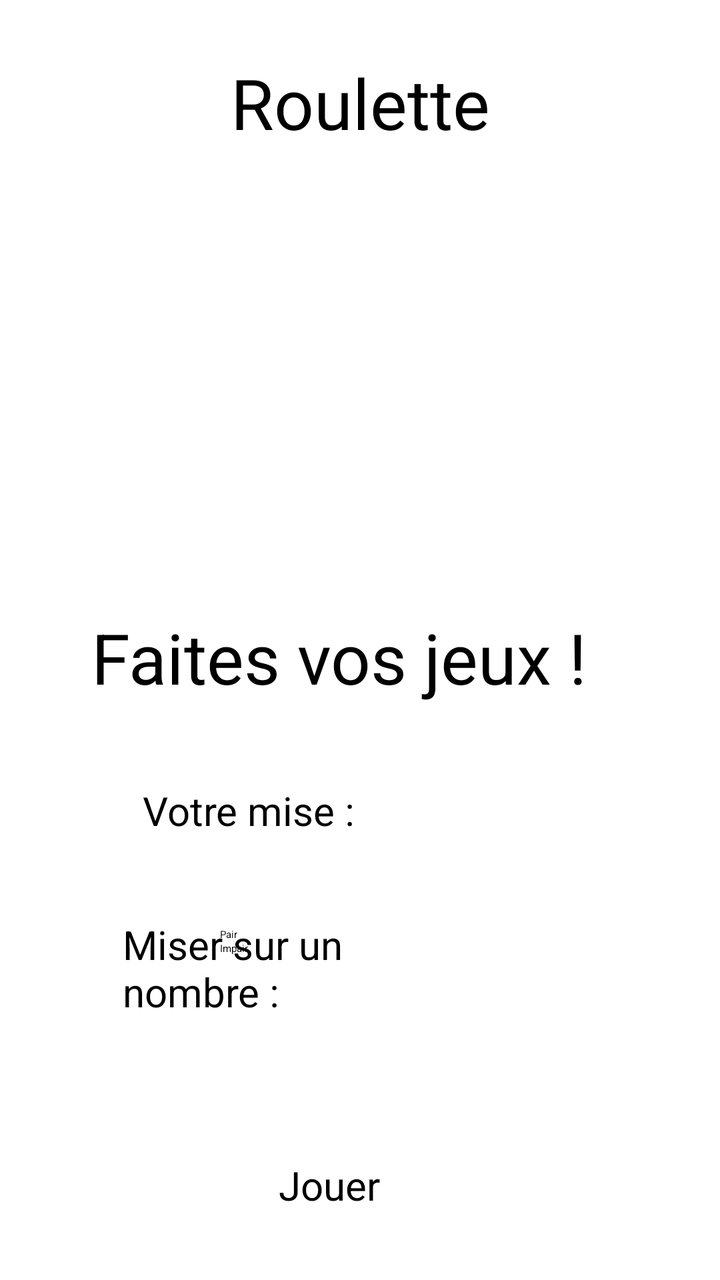
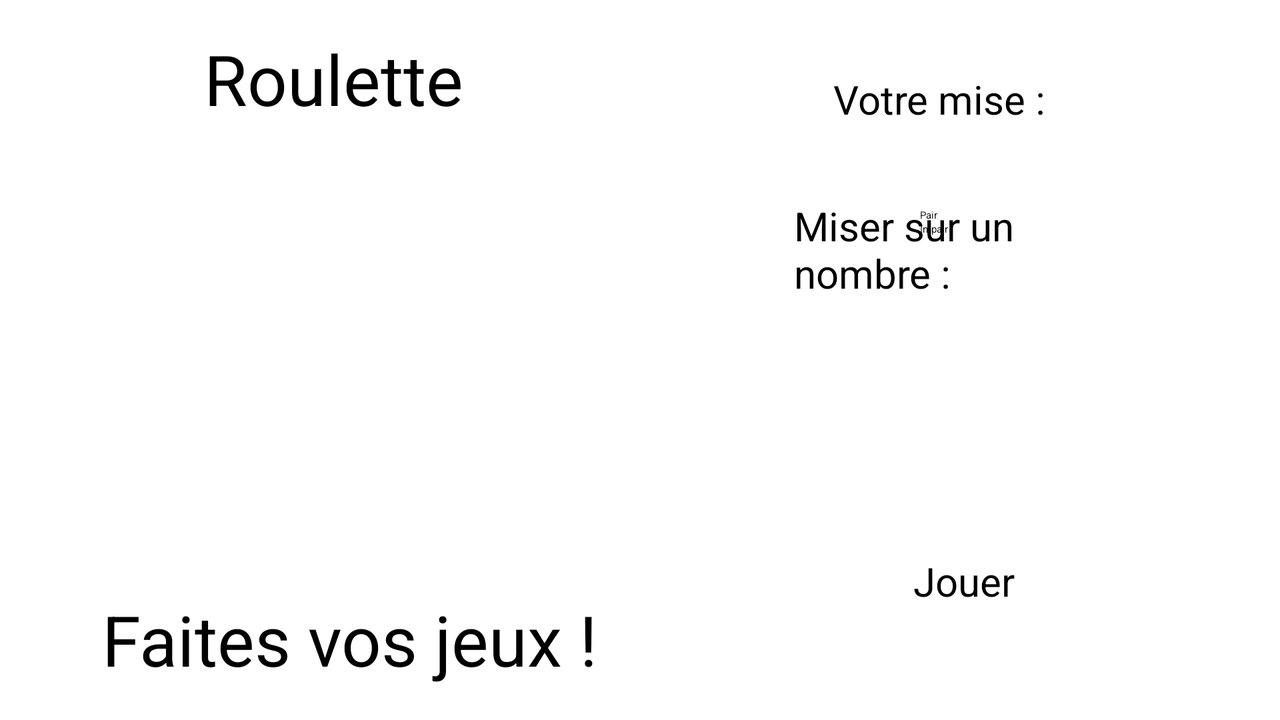

The same Android screen from two of the app's own layout files: first res/layout/ as a phone draws it, then the repository's variant for another configuration, drawn on a device whose configuration selects that folder. Both files follow.
<!-- AndroidManifest.xml: application theme Theme.Casino -->
<!-- res/layout/activity_roulette.xml -->
<?xml version="1.0" encoding="utf-8"?>
<androidx.constraintlayout.widget.ConstraintLayout xmlns:android="http://schemas.android.com/apk/res/android"
    xmlns:app="http://schemas.android.com/apk/res-auto"
    xmlns:tools="http://schemas.android.com/tools"
    android:layout_width="match_parent"
    android:layout_height="match_parent"
    tools:context=".RouletteActivity">

    <ImageView
        android:id="@+id/imageView2"
        android:layout_width="412dp"
        android:layout_height="297dp"
        app:layout_constraintBottom_toBottomOf="parent"
        app:layout_constraintEnd_toEndOf="parent"
        app:layout_constraintHorizontal_bias="0.526"
        app:layout_constraintStart_toStartOf="parent"
        app:layout_constraintTop_toBottomOf="@+id/textView9"
        app:layout_constraintVertical_bias="0.015"
        app:srcCompat="@drawable/roulette" />

    <TextView
        android:id="@+id/textView6"
        android:layout_width="wrap_content"
        android:layout_height="wrap_content"
        android:layout_marginTop="16dp"
        android:text="@string/nbr_mise"
        android:textSize="20sp"
        app:layout_constraintEnd_toStartOf="@+id/editTextNumberMise"
        app:layout_constraintHorizontal_bias="0.441"
        app:layout_constraintStart_toStartOf="parent"
        app:layout_constraintTop_toBottomOf="@+id/imageView2" />

    <EditText
        android:id="@+id/editTextNumberMise"
        android:layout_width="wrap_content"
        android:layout_height="wrap_content"
        android:layout_marginTop="8dp"
        android:layout_marginEnd="32dp"
        android:ems="10"
        android:inputType="number"
        app:layout_constraintEnd_toEndOf="parent"
        app:layout_constraintTop_toBottomOf="@+id/imageView2" />

    <TextView
        android:id="@+id/textView7"
        android:layout_width="127dp"
        android:layout_height="51dp"
        android:layout_marginStart="16dp"
        android:layout_marginTop="40dp"
        android:text="@string/nbr_miser"
        android:textSize="20sp"
        app:layout_constraintBottom_toTopOf="@+id/radioGroup"
        app:layout_constraintEnd_toStartOf="@+id/editTextNumeroMiser"
        app:layout_constraintHorizontal_bias="0.363"
        app:layout_constraintStart_toStartOf="parent"
        app:layout_constraintTop_toBottomOf="@+id/textView6"
        app:layout_constraintVertical_bias="0.0" />

    <EditText
        android:id="@+id/editTextNumeroMiser"
        android:layout_width="wrap_content"
        android:layout_height="wrap_content"
        android:layout_marginTop="36dp"
        android:layout_marginEnd="32dp"
        android:ems="10"
        android:inputType="number"
        app:layout_constraintEnd_toEndOf="parent"
        app:layout_constraintTop_toBottomOf="@+id/editTextNumberMise" />

    <RadioGroup
        android:id="@+id/radioGroup"
        android:layout_width="140dp"
        android:layout_height="96dp"
        android:layout_marginTop="30dp"
        app:layout_constraintEnd_toEndOf="parent"
        app:layout_constraintStart_toStartOf="parent"
        app:layout_constraintTop_toBottomOf="@+id/editTextNumeroMiser">

        <RadioButton
            android:id="@+id/radioButtonPair"
            android:layout_width="136dp"
            android:layout_height="wrap_content"
            android:text="@string/pair" />

        <RadioButton
            android:id="@+id/radioButtonImpair"
            android:layout_width="136dp"
            android:layout_height="wrap_content"
            android:text="@string/impair" />
    </RadioGroup>

    <TextView
        android:id="@+id/textView8"
        android:layout_width="wrap_content"
        android:layout_height="wrap_content"
        android:layout_marginTop="224dp"
        android:gravity="center"
        android:text="@string/accroche_roulette"
        android:textColor="@color/black"
        android:textSize="35sp"
        app:layout_constraintBottom_toBottomOf="@+id/imageView2"
        app:layout_constraintEnd_toEndOf="parent"
        app:layout_constraintHorizontal_bias="0.406"
        app:layout_constraintStart_toStartOf="parent"
        app:layout_constraintTop_toTopOf="parent"
        app:layout_constraintVertical_bias="0.775" />

    <Button
        android:id="@+id/btn_jouer"
        android:layout_width="wrap_content"
        android:layout_height="wrap_content"
        android:layout_marginTop="3dp"
        android:text="@string/jouer"
        android:textSize="20sp"
        app:layout_constraintBottom_toBottomOf="parent"
        app:layout_constraintEnd_toEndOf="parent"
        app:layout_constraintHorizontal_bias="0.45"
        app:layout_constraintStart_toStartOf="parent"
        app:layout_constraintTop_toBottomOf="@+id/radioGroup"
        app:layout_constraintVertical_bias="0.323" />

    <TextView
        android:id="@+id/textView9"
        android:layout_width="wrap_content"
        android:layout_height="wrap_content"
        android:layout_marginTop="28dp"
        android:text="@string/roulette_titre"
        android:textSize="35sp"
        app:layout_constraintEnd_toEndOf="parent"
        app:layout_constraintStart_toStartOf="parent"
        app:layout_constraintTop_toTopOf="parent" />
</androidx.constraintlayout.widget.ConstraintLayout>
<!-- resources referenced by this layout -->
<resources>
  <string name="accroche_roulette">Faites vos jeux !</string>
  <string name="impair">Impair</string>
  <string name="jouer">Jouer</string>
  <string name="nbr_mise">Votre mise : </string>
  <string name="nbr_miser">Miser sur un nombre :</string>
  <string name="pair">Pair</string>
  <string name="roulette_titre">Roulette</string>
</resources>
<!-- res/layout-land/activity_roulette.xml (the repository's variant of the layout above) -->
<!-- drawn on the phone turned sideways -->
<?xml version="1.0" encoding="utf-8"?>
<androidx.constraintlayout.widget.ConstraintLayout xmlns:android="http://schemas.android.com/apk/res/android"
    xmlns:app="http://schemas.android.com/apk/res-auto"
    xmlns:tools="http://schemas.android.com/tools"
    android:layout_width="match_parent"
    android:layout_height="match_parent"
    tools:context=".RouletteActivity">

    <ImageView
        android:id="@+id/imageView2"
        android:layout_width="412dp"
        android:layout_height="297dp"
        app:layout_constraintBottom_toBottomOf="parent"
        app:layout_constraintStart_toStartOf="parent"
        app:layout_constraintTop_toBottomOf="@+id/textView9"
        app:srcCompat="@drawable/roulette" />

    <TextView
        android:id="@+id/textView6"
        android:layout_width="wrap_content"
        android:layout_height="wrap_content"
        android:layout_marginStart="160dp"
        android:layout_marginTop="36dp"
        android:text="@string/nbr_mise"
        android:textSize="20sp"
        app:layout_constraintEnd_toStartOf="@+id/editTextNumberMise"
        app:layout_constraintStart_toEndOf="@+id/textView9"
        app:layout_constraintTop_toTopOf="parent" />

    <EditText
        android:id="@+id/editTextNumberMise"
        android:layout_width="wrap_content"
        android:layout_height="wrap_content"
        android:layout_marginTop="24dp"
        android:layout_marginEnd="32dp"
        android:ems="10"
        android:inputType="number"
        app:layout_constraintEnd_toEndOf="parent"
        app:layout_constraintTop_toTopOf="parent" />

    <TextView
        android:id="@+id/textView7"
        android:layout_width="127dp"
        android:layout_height="51dp"
        android:layout_marginStart="16dp"
        android:layout_marginTop="40dp"
        android:text="@string/nbr_miser"
        android:textSize="20sp"
        app:layout_constraintBottom_toTopOf="@+id/radioGroup"
        app:layout_constraintEnd_toStartOf="@+id/editTextNumeroMiser"
        app:layout_constraintHorizontal_bias="0.941"
        app:layout_constraintStart_toStartOf="parent"
        app:layout_constraintTop_toBottomOf="@+id/textView6"
        app:layout_constraintVertical_bias="0.076" />

    <EditText
        android:id="@+id/editTextNumeroMiser"
        android:layout_width="wrap_content"
        android:layout_height="wrap_content"
        android:layout_marginTop="36dp"
        android:layout_marginEnd="32dp"
        android:ems="10"
        android:inputType="number"
        app:layout_constraintEnd_toEndOf="parent"
        app:layout_constraintTop_toBottomOf="@+id/editTextNumberMise" />

    <RadioGroup
        android:id="@+id/radioGroup"
        android:layout_width="132dp"
        android:layout_height="93dp"
        android:layout_marginTop="30dp"
        app:layout_constraintEnd_toEndOf="parent"
        app:layout_constraintStart_toEndOf="@+id/imageView2"
        app:layout_constraintTop_toBottomOf="@+id/editTextNumeroMiser">

        <RadioButton
            android:id="@+id/radioButtonPair"
            android:layout_width="136dp"
            android:layout_height="wrap_content"
            android:text="@string/pair" />

        <RadioButton
            android:id="@+id/radioButtonImpair"
            android:layout_width="136dp"
            android:layout_height="wrap_content"
            android:text="@string/impair" />
    </RadioGroup>

    <TextView
        android:id="@+id/textView8"
        android:layout_width="wrap_content"
        android:layout_height="wrap_content"
        android:layout_marginTop="304dp"
        android:layout_marginBottom="25dp"
        android:gravity="center"
        android:text="@string/accroche_roulette"
        android:textColor="@color/black"
        android:textSize="35sp"
        app:layout_constraintBottom_toBottomOf="@+id/imageView2"
        app:layout_constraintEnd_toEndOf="parent"
        app:layout_constraintHorizontal_bias="0.129"
        app:layout_constraintStart_toStartOf="parent"
        app:layout_constraintTop_toTopOf="parent" />

    <Button
        android:id="@+id/btn_jouer"
        android:layout_width="wrap_content"
        android:layout_height="wrap_content"
        android:layout_marginTop="3dp"
        android:text="@string/jouer"
        android:textSize="20sp"
        app:layout_constraintBottom_toBottomOf="parent"
        app:layout_constraintEnd_toEndOf="parent"
        app:layout_constraintHorizontal_bias="0.775"
        app:layout_constraintStart_toStartOf="parent"
        app:layout_constraintTop_toBottomOf="@+id/radioGroup"
        app:layout_constraintVertical_bias="0.578" />

    <TextView
        android:id="@+id/textView9"
        android:layout_width="wrap_content"
        android:layout_height="wrap_content"
        android:layout_marginTop="16dp"
        android:text="@string/roulette_titre"
        android:textSize="35sp"
        app:layout_constraintEnd_toEndOf="parent"
        app:layout_constraintHorizontal_bias="0.2"
        app:layout_constraintStart_toStartOf="parent"
        app:layout_constraintTop_toTopOf="parent" />
</androidx.constraintlayout.widget.ConstraintLayout>
